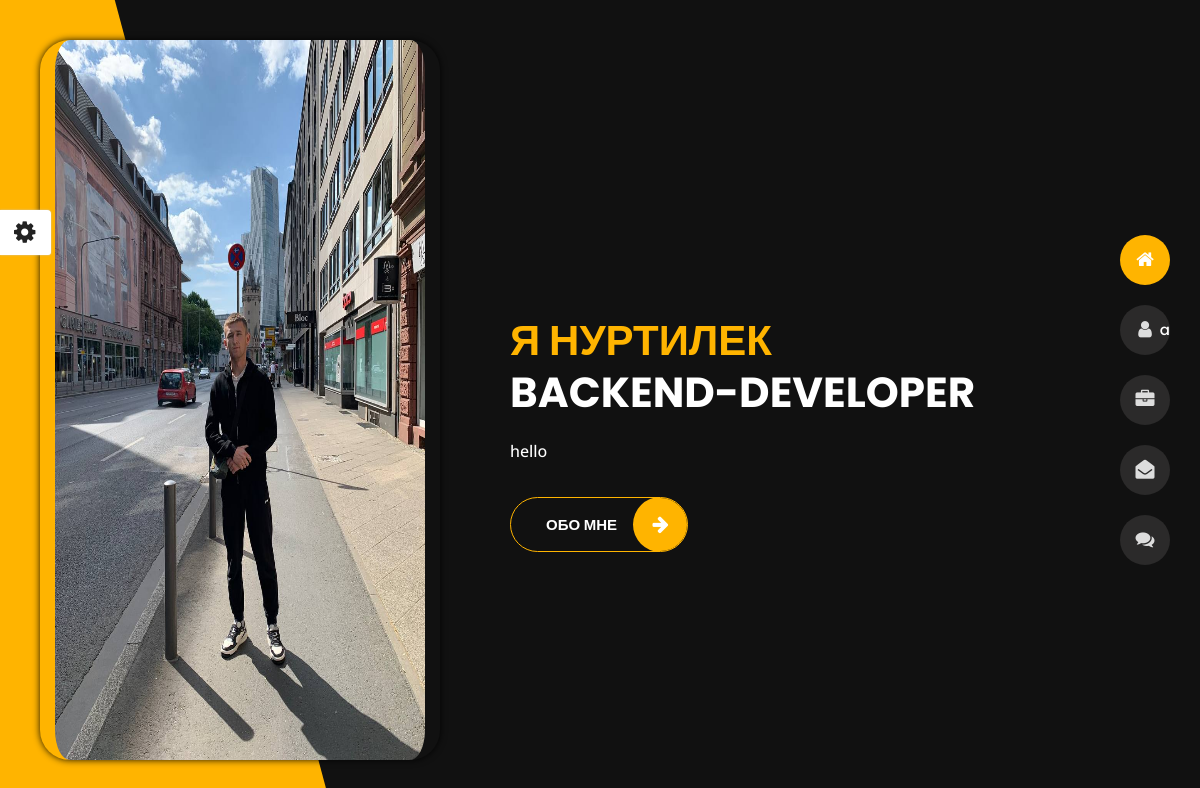
The page / on the database its author committed.
### apps/settings/models.py (models this page shows, shortened)
class InfoUser(models.Model):
    image = models.ImageField(
        upload_to="image_user/",
        verbose_name="Загрузите фотографию"
    )
    name = models.CharField(
        max_length=100,
        verbose_name="Введите ФИО"
    )
    work = models.CharField(
        max_length=50,
        verbose_name="Вввдите профессию"
    )
    descriptions = models.TextField(
        verbose_name="Введите биографию"
    )
    class Meta:
        verbose_name = "Информация пользователя"
        verbose_name_plural = "Информации пользователей"

### apps/settings/views.py (the view)
# urls.py: path("", index, name="index"),
def index(request):
    infouser = InfoUser.objects.latest("id")
    return render(request,"index.html", locals())

### templates/index.html (shortened to what this page needs)
﻿{% extends 'include/homepage.html' %}
{% load static %}
{% block content %}
<body class="home">
<div id="showSwitcher" class="styleSecondColor"><i class="fa fa-cog fa-spin"></i></div>
{% include 'include/header.html' %}
<section class="container-fluid main-container container-home p-0 revealator-slideup revealator-once revealator-delay1">
    <div class="row home-details-container align-items-center">
        <img class="col-lg-4 bg position-fixed d-none d-lg-block"  src="{{infouser.image.url}}" class="img-fluid main-img-mobile d-none d-sm-block d-lg-none" alt="my picture" /></img>
        <div class="col-12 col-lg-8 offset-lg-4 home-details text-left text-sm-center text-lg-left">
            <div>
                <h1 class="text-uppercase poppins-font">Я {{infouser.name}} <span>{{infouser.work}}</span></h1>
                <p class="open-sans-font">{{infouser.descriptions}}</p>
                <a class="button" href="{% url 'about' %}">
                    <span class="button-text">Обо мне</span>
                    <span class="button-icon fa fa-arrow-right"></span>
                </a>
            </div>
        </div>
    </div>
</section>
{% endblock %}

### static/css/style.css (style rules this page uses)
html { overflow-x: hidden; height: 100%; }
body { font-family: 'Poppins', sans-serif; font-size: 15px; color: #fff; font-weight: 500; line-height: 1.6; position: relative; background-size: cover; background-position: center; height: 100%; width: 100%; background-color: #111; }
.poppins-font { font-family: 'Poppins', sans-serif; }
.open-sans-font { font-family: 'Open Sans', sans-serif; }
.no-transform { transform: none !important; }
.button { overflow: hidden; display: inline-block; line-height: 1.4; border-radius: 35px; white-space: nowrap; text-overflow: ellipsis; text-align: center; cursor: pointer; vertical-align: middle; user-select: none; transition: 250ms all ease-in-out; text-transform: uppercase; text-decoration: none !important; position: relative; z-index: 1; padding: 16px 70px 16px 35px; font-size: 15px; font-weight: 600; color: #fff; background-color: transparent; outline: none !important; }
.button .button-text { position: relative; z-index: 2; color: #fff; transition: .3s ease-out all; }
.button:before { z-index: -1; content: ''; position: absolute; top: 0; bottom: 0; left: 0; right: 0; transform: translateX(100%); transition: .3s ease-out all; }
.button-icon { position: absolute; right: -1px; top: -1px; bottom: 0; width: 55px; height: 55px; display: flex; justify-content: center; align-items: center; font-size: 19px; color: #ffffff; border-radius: 50%; }
.home .bg { background-size: cover; background-repeat: no-repeat; background-position: top; height: calc(100vh - 80px); z-index: 111; border-radius: 30px; left: 40px; top: 40px; box-shadow: 0 0 7px rgba(0,0,0,.9); }
.home .container-home { display: flex; align-items: center; min-height: 100%; }
.home .home-details > div { max-width: 550px; margin: 0 auto; }
.home .home-details h1 { font-size: 51px; line-height: 62px; font-weight: 700; margin: 18px 0 10px; position: relative; padding-left: 70px; }
.home .home-details h1:before { content: ''; position: absolute; left: 0; top: 29px; height: 4px; width: 40px; border-radius: 10px; }
.home .home-details h1 span { color: #fff; display: block; }
.home .home-details p { margin: 15px 0 28px; font-size: 16px; line-height: 35px; }
@media (max-width: 1200px) { .home .home-details h1 { padding-left: 0; } }
@media (max-width: 1200px) { .home .home-details h1:before { display: none; } }
@media (max-width: 1200px) and (min-width: 992px) { .home .home-details h1 { font-size: 42px; line-height: 52px; } }
@media (min-width: 992px) { .home .home-details-container { width: 100%; height: 100vh; } }
@media (min-width: 992px) { body.home { overflow: hidden; } }

### static/css/skins/yellow.css (style rules this page uses)
.home h1, .about .box-stats h3, .title-section h1 span, #menu li.active a, body.light #menu li.active a, .blog .post-container:hover .post-content .entry-header h3 a, .blog .post-content .entry-header h3 a:hover, .contact .custom-span-contact i, .portfolio .slideshow figcaption h3, .portfolio .slideshow a, .portfolio .grid figure:hover figcaption, .blog-post .meta i { color: #ffb400; }
.home .home-details h1:before, .about .resume-box .icon, .contact ul.social li a:hover, body.light.contact ul.social li a:hover, .preloader .loader, .blog .page-link:hover, .blog .page-item.active .page-link, body.light.blog .page-link:hover, body.light.blog .page-item.active .page-link, .portfolio .grid li figure div, .header ul.icon-menu li.icon-box.active, .header ul.icon-menu li.icon-box:hover, body.light .header ul.icon-menu li.icon-box.active, body.light .header ul.icon-menu li.icon-box:hover, .btn, .header .icon-box h2, .home .color-block, .title-section hr, .portfolio .slideshow .carousel-indicators li.active, .button:before, .button-icon { background-color: #ffb400; }
.contact .contactform input[type=text]:focus, .contact .contactform input[type=email]:focus, .contact .contactform textarea:focus, body.light.contact .contactform input[type=text]:focus, body.light.contact .contactform input[type=email]:focus, body.light.contact .contactform textarea:focus, .blog .page-item.active .page-link, .blog .page-link:hover, body.light.blog .page-item.active .page-link, body.light.blog .page-link:hover, .button { border: 1px solid #ffb400; }

### rows shown on the page
InfoUser: image (picture), name "НУРТИЛЕК", work "BACKEND-DEVELOPER", descriptions "hello"
